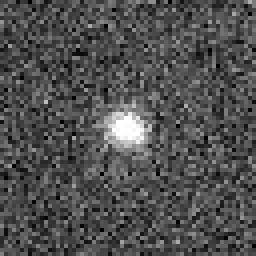
#> input picture dataset/galaxy/IC745_H01_734_168_3.jpg, 64 x 64 px (shown 4 times larger); its folder holds only this picture in this run
$ jupyter execute --allow-errors code.ipynb
#> lines starting #> are read from the running program, lines starting #| are printed output that depends on the picture
# Dataset

The dataset was taken from Aryabhatta Research Institute of Observational Sciences (ARIES), Nainital, India. The images were captured by the in-house 1.3m telescope of the observatory situated in Devasthal, Nainital, India. The original images captured were 2kx2k in size which was reduced to 64x64 cutouts from the images to isolate the sources in a single image.

For labelling the images, image segmentation was used to identify the sources in the image, and finally the center coordinates of the found sources were queried with the SDSS database to give a label corresponding to each 64x64 cutout.

This dataset is generated from scratch using the real-world data. We are using this dataset to train and compare various machine learning models to classify stellar sources like stars and galaxies in the telescope images.

# Importing Libraries

[cell 1]
# Importing the libraries used in this notebook
import os
import cv2
import matplotlib.pyplot as plt
import numpy as np

# Loading Dataset

[cell 2]
def load_dataset(dataset_pth):

    '''
    parameters
    dataset_pth => The path of the dataset directory

    returns
    img_pths => Array containing the path to the dataset images
    img_labels => Array containing the labels to the corresponding dataset images
    class_list => List of classes which are enumerated in the img_labels array
    '''
#> called with dataset_pth = './dataset'

    img_pths = []
    img_labels = []
    class_list = []

    classes = os.listdir(dataset_pth)
    for index, class_name in enumerate(classes):
        class_pth = os.path.join(dataset_pth, class_name)
        img_names = os.listdir(class_pth)
        class_list.append(class_name)
        for img in img_names:
            img_pth = os.path.join(class_pth, img)
            img_pths.append(img_pth)
            img_labels.append(index)

    return img_pths, img_labels, class_list

[cell 3]
img_pths, img_labels, class_list = load_dataset("./dataset")

[cell 4]
print(f"No of images path in the img_pths: {len(img_pths)}")
print(f"No of labels in the img_labels: {len(img_labels)}")
print(f"No of Classes in the class_list: {len(class_list)}")

[cell 5]
class_list

# Data Preprocessing

[cell 6]
image = cv2.imread(img_pths[0], cv2.IMREAD_GRAYSCALE)
#> image is the input picture: shape (64, 64); min 0, max 255, mean 79.7
print(f"Size of each image in the dataset: {image.shape}")
#| Size of each image in the dataset: (64, 64)

image = np.array(image)
plt.imshow(image)

[cell 7]
def process_dataset(img_pths):

    '''
    parameters
    img_pths => Array containing the paths to the dataset images

    returns
    img_data => The projected data of the image dataset along axis 0 and axis 1 combined
    '''

    img_data = []
    for img_pth in img_pths:
        processed_values = []
        image = cv2.imread(img_pth, cv2.IMREAD_GRAYSCALE)
        image = np.array(image)/255
        processed_values.extend(np.sum(image, axis=0))
        processed_values.extend(np.sum(image, axis=1))
        img_data.append(processed_values)

    return img_data

[cell 8]
x_data = process_dataset(img_pths)
#> x_data = 2 items
y_data = img_labels

[cell 9]
print(len(x_data), len(y_data))
#| 2 2

[cell 10]
plt.plot(x_data[0])
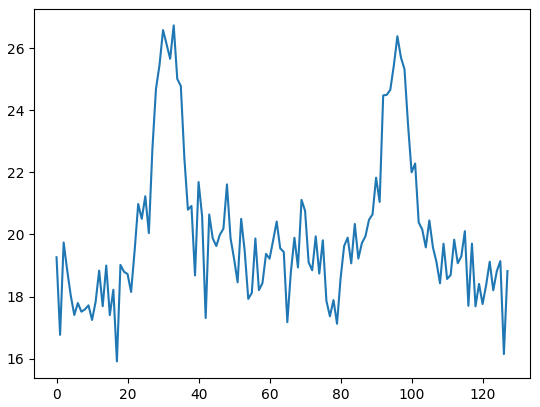
#> figure drawn by matplotlib, 1 panel; curve peaks at x = 33, y = 26.73

[cell 11]
def shuffle_dataset(data, labels):

    '''
    parameters
    data => The dataset containing the projected images
    labels => The labels of the data

    returns
    X => shuffled dataset of data
    y => shuffled labels but preserving the mapping between data and labels
    '''

    temp = list(zip(data, labels))
#> temp = 2 items
    np.random.shuffle(temp)
    X, y = zip(*temp)
#> y = (1, 0)

    return X, y

[cell 12]
X, y = shuffle_dataset(x_data, y_data)
#> y = (1, 0)

[cell 13]
from sklearn.model_selection import train_test_split

x_train, x_test, y_train, y_test = train_test_split(X, y, test_size=0.2, random_state=2)
#> x_train = 1 item; x_test = 1 item; y_train = [1]; y_test = [0]

# Exploratory Data Analysis

[cell 14]
plt.plot(x_data[0], 'royalblue',label="Galaxy")
plt.plot(x_data[-1], 'forestgreen',label="Star")
plt.legend()
plt.title("Projections of Galaxy and Star")
plt.xlabel("Image Axis")
plt.ylabel("Pixel Intensities")
plt.grid('on')
plt.savefig("images/projection_galaxy_star.png")
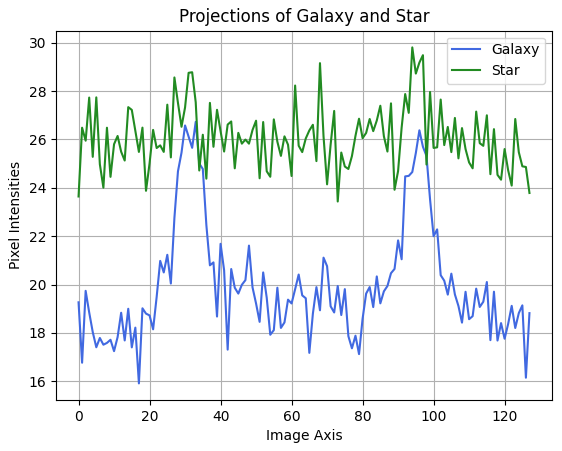
#> figure drawn by matplotlib, 1 panel; curve peaks at x = 33, y = 26.73; curve peaks at x = 94, y = 29.81

[cell 15]
galaxy_mean_intensities = []
star_mean_intensities = []

no_galaxy = len(os.listdir("dataset/galaxy"))
no_star = len(os.listdir("dataset/star"))

for i in range(no_galaxy):
    galaxy_mean_intensities.append(np.mean(x_data[i]))
#> after the loop, galaxy_mean_intensities = [20.01]

for i in range(no_galaxy, 2*no_galaxy):
    star_mean_intensities.append(np.mean(x_data[i]))
#> after the loop, star_mean_intensities = [26.08]

plt.hist(galaxy_mean_intensities, color='royalblue',label="Galaxy", bins=20, alpha=0.8)
plt.hist(star_mean_intensities, color='forestgreen',label="Star", bins=20, alpha=0.8)
plt.legend()
plt.title("Histogram of Galaxy and Star mean Intensities")
plt.xlabel("Mean Intensity")
plt.ylabel("No of Images")
plt.grid('on')
plt.savefig("images/hist_galaxy_star_intensity.png")
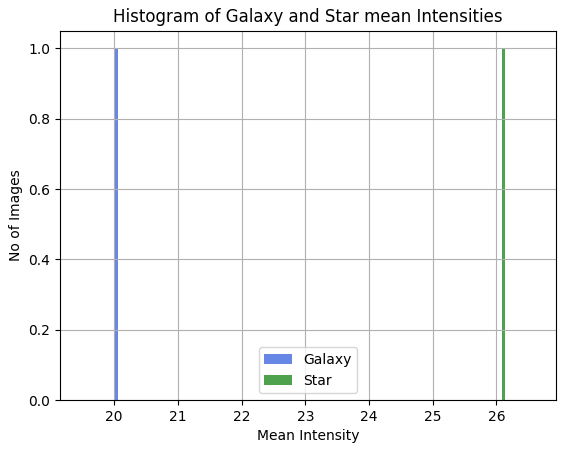
#> figure drawn by matplotlib, 1 panel; tallest bar 1 high, from x = 20.01 to 20.06; tallest bar 1 high, from x = 26.08 to 26.13

[cell 16]
fig = plt.figure()
fig.add_subplot(1, 1, 1)
galaxy_image = cv2.imread(img_pths[0], cv2.IMREAD_GRAYSCALE)
plt.imshow(galaxy_image)
plt.title("Galaxy")
fig.add_subplot(1, 2, 1)
#> (the rest of this cell did not finish here and is left out)

# Support Vector Machines

[cell 17]
from sklearn import svm
from sklearn.pipeline import make_pipeline
from sklearn.preprocessing import StandardScaler
from sklearn.metrics import confusion_matrix

svm_clf = make_pipeline(StandardScaler(), svm.SVC())
#> (the rest of this cell did not finish here and is left out)

# Regression

[cell 18]
from sklearn.linear_model import LogisticRegression

logistic_regression_model = LogisticRegression(fit_intercept=True, solver='lbfgs', max_iter=1000)
#> (the rest of this cell did not finish here and is left out)

# Naive Bayes

[cell 19]
from sklearn.naive_bayes import GaussianNB, MultinomialNB

Gaussian Naive Bayes

[cell 20]
model_gaussian_NB = GaussianNB()
model_gaussian_NB.fit(x_train, y_train)

y_gaussian_pred = model_gaussian_NB.predict(x_test)
#> y_gaussian_pred = [1]
multinomial_NB_score = model_gaussian_NB.score(x_test, y_test)
#> multinomial_NB_score = 0

print(f"The accuracy of Gaussian Naive Bayes: {multinomial_NB_score}")
#| The accuracy of Gaussian Naive Bayes: 0.0

gaussian_NB_cm = confusion_matrix(y_test, y_gaussian_pred)
#> gaussian_NB_cm = [[0, 1], [0, 0]]
print(gaussian_NB_cm)
#| [[0 1]
#|  [0 0]]

Multinomial Naive Bayes

[cell 21]
model_multinomial_NB = MultinomialNB()
model_multinomial_NB.fit(x_train, y_train)

y_multinomial_pred = model_multinomial_NB.predict(x_test)
#> y_multinomial_pred = [1]
multinomial_NB_score = model_multinomial_NB.score(x_test, y_test)

print(f"The accuracy of Multinomial Naive Bayes: {multinomial_NB_score}")
#| The accuracy of Multinomial Naive Bayes: 0.0

gaussian_NB_cm = confusion_matrix(y_test, y_multinomial_pred)
print(gaussian_NB_cm)
#| [[0 1]
#|  [0 0]]

# Random Forest

[cell 22]
from sklearn.tree import DecisionTreeClassifier
from sklearn.ensemble import BaggingClassifier

tree_model = DecisionTreeClassifier()
bag_model = BaggingClassifier(tree_model, n_estimators=100, max_samples=0.8, random_state=1)
bag_model.fit(x_train, y_train)

tree_pred = bag_model.predict(x_test)
#> tree_pred = [1]
tree_score = bag_model.score(x_test, y_test)
#> tree_score = 0

print(f"The accuracy of Random Forrest Classifier: {tree_score}")
#| The accuracy of Random Forrest Classifier: 0.0

tree_cm = confusion_matrix(y_test, tree_pred)
#> tree_cm = [[0, 1], [0, 0]]
print(tree_cm)
#| [[0 1]
#|  [0 0]]
